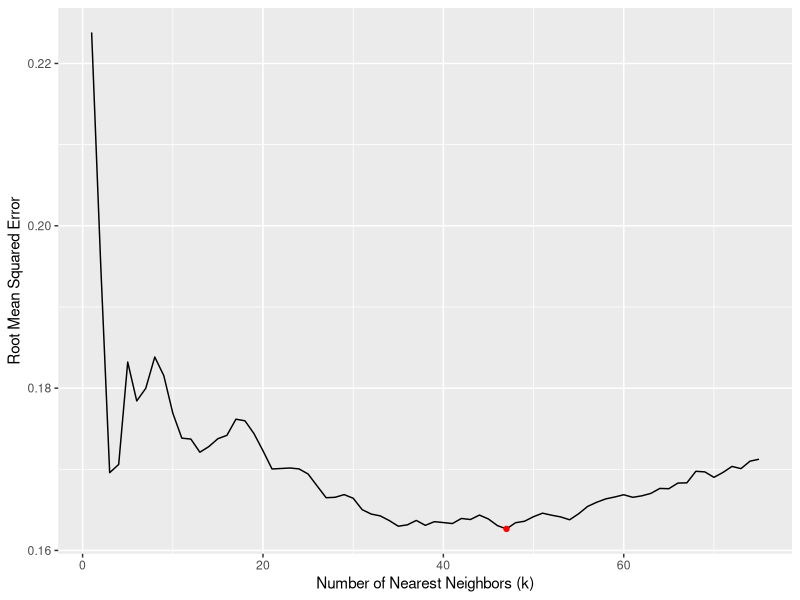
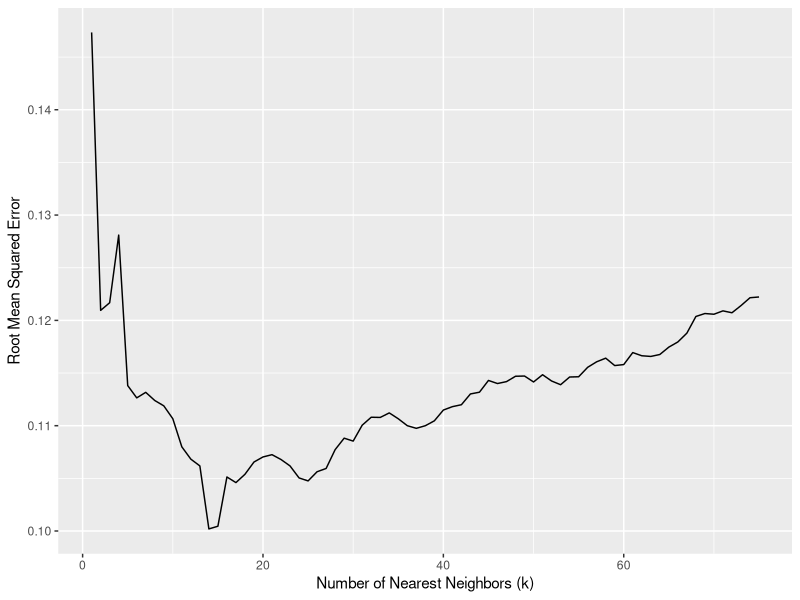
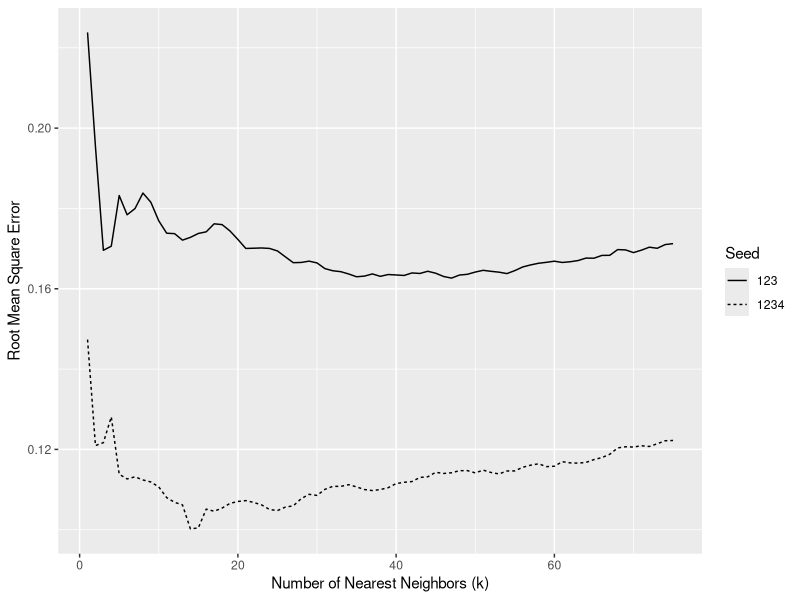
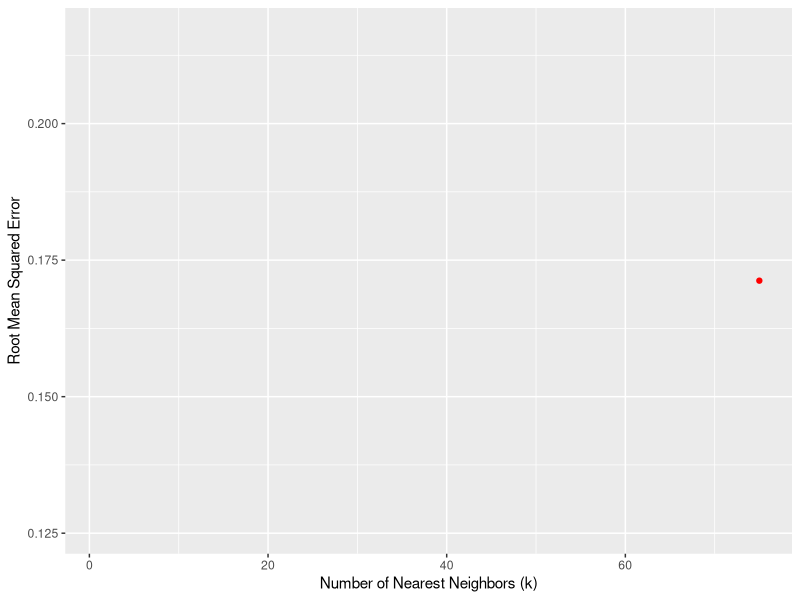

Write the R code that produced these figures, in order.
## ---- chunk 1
knitr::opts_chunk$set(echo = TRUE)
## ---- chunk 2
remove(list = ls())
#Load Libraries
library(tidyverse)
library(FNN) #Use FNN for knn regression

#Read Data
bmd <- read.csv("L08_bmd.csv")
## ---- chunk 3
#Create Indictor(s) for Medication
bmd <- bmd %>%
        mutate(Anti = ifelse(medication == "Anticonvulsant", 1, 0),
               Gluc = ifelse(medication == "Glucocorticoids", 1, 0))

#Scale my numeric variables
xvars <- c("age", "weight_kg", "Anti", "Gluc")
bmd[ , xvars] <- scale(bmd[ , xvars], center = TRUE, scale = TRUE)

#Training/Testing split
set.seed(123)
trainInd <- sample(1:nrow(bmd), floor(0.85 * nrow(bmd)))
set.seed(NULL)

Train <- bmd[trainInd, ]
Validation <- bmd[-trainInd, ]
## ---- chunk 4
#Initialize
maxK <- 75
mseVec <- rep(NA, maxK)
rmseVec <- rep(NA, maxK)

#Loop
for(i in 1:maxK){
  #Build Model
  knnRes <- knn.reg(train = Train[ , xvars, drop = FALSE],
                   test = Validation[ , xvars, drop = FALSE],
                   y = Train$bmd,
                   k = i)

#calculate and store mse
mseVec[i] <- mean((Validation$bmd - knnRes$pred)^2)

#calculate and store rmse
rmseVec[i] <- sqrt(mseVec[i])

}
## ---- chunk 5
#create a temp DF for plotting in ggplot
tempDF <- data.frame(k = 1: maxK, mse = mseVec, rmse = rmseVec)

#Create plot
ggplot(data = tempDF, mapping = aes(x = k, y = rmse)) +
  geom_line() +
  labs(y = "Root Mean Squared Error",
       x = "Number of Nearest Neighbors (k)") +
  geom_point(data = tempDF[which.min(tempDF$rmse), ], aes(x = k, y = rmse), color = "red")

#find the minimum rmse value
which.min(rmseVec) #this determines the index of the min
min(rmseVec)
## ---- chunk 6
#Could start all over but indicators and scaling not affected by switching seed

#Training/Validation split
set.seed(1234)
trainInd <- sample(1:nrow(bmd), floor(0.85 * nrow(bmd)))
set.seed(NULL)

Train <- bmd[trainInd, ]
Validation <- bmd[-trainInd, ]

#Initialize
maxK <- 75
mseVec <- rep(NA, maxK)
rmseVec <- rep(NA, maxK)

#Loop
for(i in 1:maxK){
  #Build Model
  knnRes <- knn.reg(train = Train[ , xvars, drop = FALSE],
                   test = Validation[ , xvars, drop = FALSE],
                   y = Train$bmd,
                   k = i)
  
  #Find MSE
  mseVec[i] <- mean((Validation$bmd - knnRes$pred)^2)
  
  #Find RMSE
  rmseVec[i] <- sqrt(mseVec[i])
}


#Create storage data frame so we can use ggplot
tempDF2 <- data.frame(k = 1:maxK, mse = mseVec, rmse = rmseVec)

#Create plot
ggplot(data = tempDF2, mapping = aes(x = k, y = rmse)) +
  geom_line() +
  labs(y = "Root Mean Squared Error",
       x = "Number of Nearest Neighbors (k)")

#Finding the minimum RMSE
which.min(rmseVec)

#Showing the minimum RMSE
rmseVec[which.min(rmseVec)]
## ---- chunk 7
tempDF$seed <- "123"
tempDF2$seed <- "1234"
tempDF3 <- rbind(tempDF, tempDF2)

#Create plot
ggplot(data = tempDF3, mapping = aes(x = k, y = rmse, linetype = seed)) +
  geom_line() +
  labs(y = "Root Mean Square Error",
       x = "Number of Nearest Neighbors (k)",
       linetype = "Seed")
## ---- chunk 8
#Entire Code

#Create Indictor(s) for Medication
bmd <- bmd %>%
        mutate(Anti = ifelse(medication == "Anticonvulsant", 1, 0),
               Gluc = ifelse(medication == "Glucocorticoids", 1, 0))

#Scale my numeric variables
xvars <- c("age", "weight_kg", "Anti", "Gluc")
bmd[ , xvars] <- scale(bmd[ , xvars], center = TRUE, scale = TRUE)

#Training/Testing split
set.seed(123)
trainInd <- sample(1:nrow(bmd), floor(0.85 * nrow(bmd)))
set.seed(NULL)

Train <- bmd[trainInd, ]
Validation <- bmd[-trainInd, ]

#Initialize
maxK <- 75
mseVec <- rep(NA, maxK)
rmseVec <- rep(NA, maxK)

#Loop
for(i in 1:maxK){
  #Build Model
  knnRes <- knn.reg(train = Train[ , xvars, drop = FALSE],
                   test = Validation[ , xvars, drop = FALSE],
                   y = Train$bmd,
                   k = i)
}

#calculate and store mse
mseVec[i] <- mean((Validation$bmd - knnRes$pred)^2)

#calculate and store rmse
rmseVec[i] <- sqrt(mseVec[i])

#create a temp DF for plotting in ggplot
tempDF <- data.frame(k = 1: maxK, mse = mseVec, rmse = rmseVec)

#Create plot
ggplot(data = tempDF, mapping = aes(x = k, y = rmse)) +
  geom_line() +
  labs(y = "Root Mean Squared Error",
       x = "Number of Nearest Neighbors (k)") +
  geom_point(data = tempDF[which.min(tempDF$rmse), ], aes(x = k, y = rmse), color = "red")

#find the minimum rmse value
which.min(rmseVec) #this determines the index of the min
min(rmseVec)
